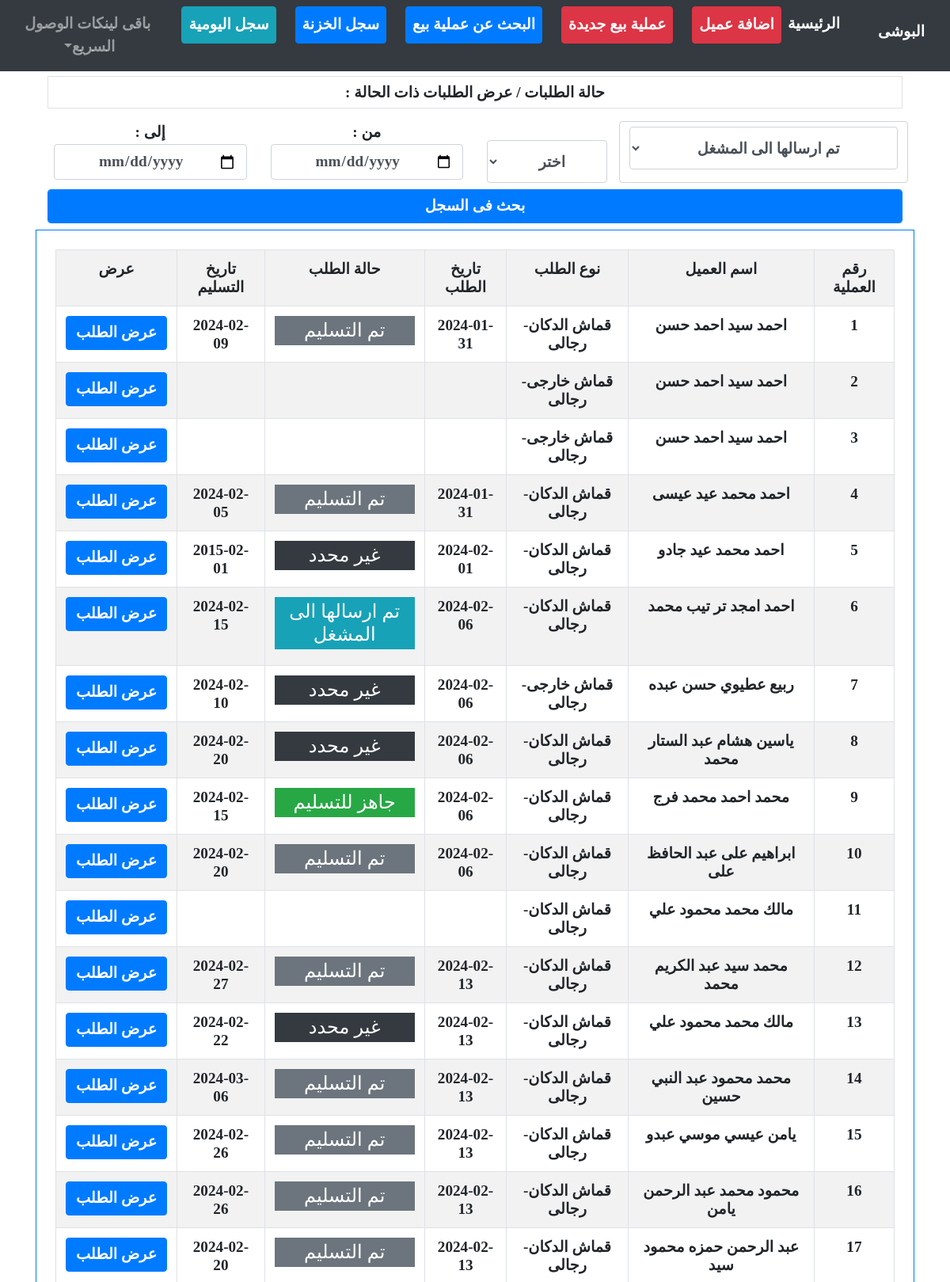
The page /order/listorderStatus/ (upper part) on the database its author committed.
### order/models.py (models this page shows, shortened)
class MasterInvoice( TimeStampMixin,models.Model):
    old_counter = models.PositiveIntegerField(default=1, editable=False)
    counter     = models.PositiveIntegerField(default=1, editable=False)
    invoiceType = [
        ('قماش الدكان-رجالى', 'قماش الدكان-رجالى'),
        ('قماش الدكان-حريمى', 'قماش الدكان-حريمى'),
        ('قماش خارجى-رجالى', 'قماش خارجى-رجالى'),
        ('قماش خارجى-حريمى', 'قماش خارجى-حريمى'),
        ('بيع قماش', 'بيع قماش'),
    ]
    clientMI    = models.ForeignKey(Client, related_name='master_invoices', on_delete=models.CASCADE, verbose_name="العميل")
    invoiceType = models.CharField(max_length=35, choices=invoiceType, null=True, blank=True, verbose_name="نوع الطلب", default="قماش الدكان-رجالى")
    confirmed   = models.BooleanField(default=False)

class basicInvoiceInfo(TimeStampMixin,models.Model):
    orderStatue = [
        ('unknwon','غير محدد'),
        ('sent','تم ارسالها الى المشغل'),
        ('done','جاهز للتسليم'),
        ('delivered','تم التسليم'),
        ('returned','مرتجع'),
        ('doneAgain','تسليم بعد المرتجع')
    ]
    masterInvoice   = models.ForeignKey(MasterInvoice, on_delete=models.CASCADE, verbose_name="الفاتورة")
    total           = models.IntegerField(null=True, blank=True, verbose_name="المبلغ الإجمالى")
    paid            = models.IntegerField(null=True, blank=True, verbose_name="المبلغ المدفوع")
    remain          = models.IntegerField(null=True, blank=True, verbose_name="المبلغ المتبقى")
    receve_date     = models.DateField(blank=True, null=True)
    statue          = models.CharField(max_length=35, choices=orderStatue, null=True, blank=True, verbose_name="حالة الطلب", default="unknwon")

### client/models.py (models this page shows, shortened)
class TimeStampMixin(models.Model):
    created_at      = models.DateTimeField(auto_now_add=True,null=True)
    updated_at      = models.DateTimeField(auto_now=True,null=True)
    is_deleted      = models.BooleanField(default=False)

class Client(TimeStampMixin, models.Model):
    GENDER_CHOICES = [
        ('male', 'رجالى'),
        ('female', 'حريمى'),
    ]
    counter     = models.PositiveIntegerField(default=0, verbose_name="رقم العميل")
    FName       = models.CharField(max_length=15, null=True, blank=True, verbose_name="الاسم الاول") # الاسم الاول
    SName       = models.CharField(max_length=15, null=True, blank=True, verbose_name="الاسم الثانى") # الاسم الثانى
    TName       = models.CharField(max_length=15, null=True, blank=True, verbose_name="الاسم الثالث") # الاسم الثالث
    LName       = models.CharField(max_length=15, null=True, blank=True, verbose_name="الاسم الرابع") # الاسم الرابع
    name        = models.CharField(max_length=60, null=True, blank=True, db_index=True,verbose_name="الاسم بالكامل") # الاسم بالكامل
    kindMale    = models.CharField(max_length=10, choices=GENDER_CHOICES, null=True, blank=True, verbose_name="نوع العميل", default="male" )
    book        = models.CharField(max_length=50, null=True, blank=True, verbose_name="اسم الدفتر")
    page        = models.IntegerField(null=True, blank=True, verbose_name="صفحة رقم")
    phone       = models.CharField(max_length=50, null=True, blank=True, db_index=True, verbose_name="رقم التليفون")
    address     = models.CharField(max_length=50, null=True, blank=True, verbose_name="العنوان")

class TimeStampMixin(models.Model):
    created_at      = models.DateTimeField(auto_now_add=True,null=True)
    updated_at      = models.DateTimeField(auto_now=True,null=True)
    is_deleted      = models.BooleanField(default=False)

### order/views.py (the view, shortened to what this page needs)
# urls.py: path('listorderStatus/', orderStatusListView.as_view(), name="orderStatus")
class orderStatusListView(ListView):
    model = MasterInvoice
    template_name = 'order/orders_statue_List.html'
    context_object_name = 'masterInvoices'
    ordering = '-created_at'
    def get_queryset(self):
        order_status = self.request.GET.get('order_status')
        search_by    = self.request.GET.get('search_by')
        if search_by == "receve" and order_status:
            from_date = self.request.GET.get('from')
            to_date = self.request.GET.get('to')
            if from_date and to_date:
                from_date_aware = make_aware(datetime.strptime(from_date, "%Y-%m-%d"))
                to_date_aware = make_aware(datetime.strptime(to_date, "%Y-%m-%d"))
                return MasterInvoice.objects.filter(basicinvoiceinfo__statue=order_status, basicinvoiceinfo__receve_date__gte=from_date_aware, basicinvoiceinfo__receve_date__lte=to_date_aware)
        elif order_status:
            return MasterInvoice.objects.filter(basicinvoiceinfo__statue=order_status)
        else:
            return MasterInvoice.objects.all()

### order/templates/order/orders_statue_List.html (shortened to what this page needs)
{% extends "homee/index.html" %}
{% load crispy_forms_tags %}
{% block content %}
<div class="container-fluid text-center" style="margin-top:2rem">
    <h1 class="h3 border p-2 bg-white">حالة الطلبات
        / عرض الطلبات ذات الحالة :
    </h1>
    <form method="GET" class="bg-white" action="./" name="order_status_select">
        <div class="row p-2">
            <div class="form-control col-4">
                <select class="form-control" name="order_status">
                    <option value="sent">تم ارسالها الى المشغل</option>
                </select>
            </div>
            <div class="col-2">
                <select class="form-control mt-4" name="search_by">
                    <option value="0" selected>اختر</option>
                </select>
            </div>
            <div class="col-3">
                من :
                <input type="date" class="w-100 form-control" name="from">
            </div>
            <div class="col-3">
                إلى :
                <input type="date" class="w-100 form-control" name="to">
            </div>
        </div>
        <input class="form-control btn btn-primary mb-2" type="submit" value="بحث فى السجل">
    </form>
    <div class="row " style="">
        <div class="col-12 m-auto border border-primary p-4">
            <table class="table text-center table-striped table-hover table-bordered bg-white h3" id="" style="">
                <tr>
                    <th>رقم العملية</th>
                    <th>اسم العميل</th>
                    <th>نوع الطلب</th>
                    <th>تاريخ الطلب</th>
                    <th>حالة الطلب</th>
                    <th>تاريخ التسليم</th>
                    <th>عرض</th>
                </tr>
                {% for masterInvoice in  masterInvoices%}
                <tr>
                    <td>{{masterInvoice.counter}}</td>
                    <td>{{masterInvoice.clientMI.name}}</td>
                    <td>{{masterInvoice.invoiceType}}</td>
                    <td>
                        {% for basicInvoiceInfo in masterInvoice.basicinvoiceinfo_set.all %}
                          {{ basicInvoiceInfo.created_at|date:'Y-m-d'}}</span>
                        {% endfor %}
                    </td>
                    <td id="reload-container">
                        {% for basicInvoiceInfo in masterInvoice.basicinvoiceinfo_set.all %}
                            {% if basicInvoiceInfo.get_statue_display == "غير محدد" %}
                                <p class="bg-dark text-white p-1 h4 w-100">غير محدد</p>
                            {% elif basicInvoiceInfo.get_statue_display == "تم ارسالها الى المشغل" %}
                                <p class="bg-info text-white p-1 h4 w-100">تم ارسالها الى المشغل</p>
                            {% elif basicInvoiceInfo.get_statue_display == "جاهز للتسليم" %}
                                <p class="bg-success text-white p-1 h4 w-100">جاهز للتسليم</p>
                            {% elif basicInvoiceInfo.get_statue_display == "تم التسليم" %}
                                <p class="bg-secondary text-white p-1 h4 w-100 done_pay_statue">تم التسليم</p>
                            {% elif basicInvoiceInfo.get_statue_display == "تسليم بعد المرتجع" %}
                            <p class="bg-warning text-white p-1 h4 w-100 done_pay_statue">تسليم بعد المرتجع</p>
                                {% elif basicInvoiceInfo.get_statue_display == "مرتجع" %}
                            <p class="bg-danger text-white p-2 h4 w-100" style="font-size: 2rem; font-weight: 900;">مرتجع</p>
                            {% endif %}
                        {% endfor %}
                    </td>
                    <td>
                        {% for basicInvoiceInfo in masterInvoice.basicinvoiceinfo_set.all %}
                            {{ basicInvoiceInfo.receve_date|date:'Y-m-d'}}</span>
                        {% endfor %}
                    </td>
                    <td>
                        <a class="btn btn-primary text-white" href="{% url 'order:listOrderDetails'  masterInvoice.id%}">عرض الطلب</a>
                    </td>
                </tr>
                {% endfor %}
            </table>
        </div>
    </div>
</div>
{% endblock %}

### home/static/homee/css/style.css (style rules this page uses)
body, .h3, h1.h1, .btn:not(:disabled):not(.disabled), label, select, input { text-align: center!important; font-size: 1.2rem!important; font-weight: 900!important; font-family: none!important; }
select.form-control:not([size]):not([multiple]) { height:calc(3.25rem + 2px) }

### rows shown on the page
MasterInvoice: counter "1", clientMI.name "احمد سيد احمد حسن", invoiceType "قماش الدكان-رجالى"
basicInvoiceInfo: created_at "2024-01-31", statue "تم التسليم", receve_date "2024-02-09"
MasterInvoice: counter "2", clientMI.name "احمد سيد احمد حسن", invoiceType "قماش خارجى-رجالى"
MasterInvoice: counter "3", clientMI.name "احمد سيد احمد حسن", invoiceType "قماش خارجى-رجالى"
MasterInvoice: counter "4", clientMI.name "احمد محمد عيد عيسى", invoiceType "قماش الدكان-رجالى"
basicInvoiceInfo: created_at "2024-01-31", statue "تم التسليم", receve_date "2024-02-05"
MasterInvoice: counter "5", clientMI.name "احمد محمد عيد جادو", invoiceType "قماش الدكان-رجالى"
basicInvoiceInfo: created_at "2024-02-01", statue "غير محدد", receve_date "2015-02-01"
MasterInvoice: counter "6", clientMI.name "احمد امجد تر تيب محمد", invoiceType "قماش الدكان-رجالى"
basicInvoiceInfo: created_at "2024-02-06", statue "تم ارسالها الى المشغل", receve_date "2024-02-15"
MasterInvoice: counter "7", clientMI.name "ربيع عطيوي حسن عبده", invoiceType "قماش خارجى-رجالى"
basicInvoiceInfo: created_at "2024-02-06", statue "غير محدد", receve_date "2024-02-10"
MasterInvoice: counter "8", clientMI.name "ياسين هشام عبد الستار محمد", invoiceType "قماش الدكان-رجالى"
basicInvoiceInfo: created_at "2024-02-06", statue "غير محدد", receve_date "2024-02-20"
MasterInvoice: counter "9", clientMI.name "محمد احمد محمد فرج", invoiceType "قماش الدكان-رجالى"
basicInvoiceInfo: created_at "2024-02-06", statue "جاهز للتسليم", receve_date "2024-02-15"
MasterInvoice: counter "10", clientMI.name "ابراهيم على عبد الحافظ على", invoiceType "قماش الدكان-رجالى"
basicInvoiceInfo: created_at "2024-02-06", statue "تم التسليم", receve_date "2024-02-20"
MasterInvoice: counter "11", clientMI.name "مالك محمد محمود علي", invoiceType "قماش الدكان-رجالى"
MasterInvoice: counter "12", clientMI.name "محمد سيد عبد الكريم محمد", invoiceType "قماش الدكان-رجالى"
basicInvoiceInfo: created_at "2024-02-13", statue "تم التسليم", receve_date "2024-02-27"
MasterInvoice: counter "13", clientMI.name "مالك محمد محمود علي", invoiceType "قماش الدكان-رجالى"
basicInvoiceInfo: created_at "2024-02-13", statue "غير محدد", receve_date "2024-02-22"
MasterInvoice: counter "14", clientMI.name "محمد محمود عبد النبي حسين", invoiceType "قماش الدكان-رجالى"
basicInvoiceInfo: created_at "2024-02-13", statue "تم التسليم", receve_date "2024-03-06"
MasterInvoice: counter "15", clientMI.name "يامن عيسي موسي عبدو", invoiceType "قماش الدكان-رجالى"
basicInvoiceInfo: created_at "2024-02-13", statue "تم التسليم", receve_date "2024-02-26"
MasterInvoice: counter "16", clientMI.name "محمود محمد عبد الرحمن يامن", invoiceType "قماش الدكان-رجالى"
basicInvoiceInfo: created_at "2024-02-13", statue "تم التسليم", receve_date "2024-02-26"
MasterInvoice: counter "17", clientMI.name "عبد الرحمن حمزه محمود سيد", invoiceType "قماش الدكان-رجالى"
basicInvoiceInfo: created_at "2024-02-13", statue "تم التسليم", receve_date "2024-02-20"
